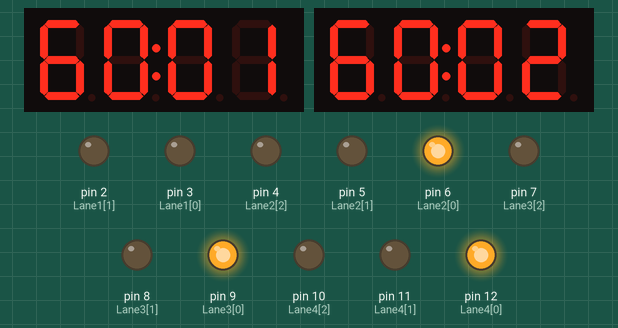
This sketch was run on a simulated Arduino Uno, built with avr-gcc and run on an emulated ATmega328P. On the bench: 2 × 4-digit seven-segment display, output pins drawn as LEDs (lit = HIGH). Pins used as bus, display or sensor lines are not drawn.

Above: at 0.1 s.
At 20.1 s:
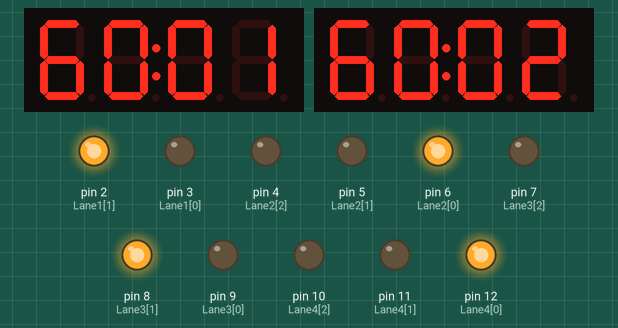
At 40.1 s:
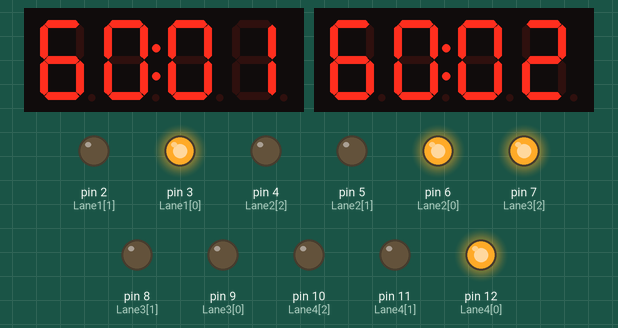
At 60.1 s:
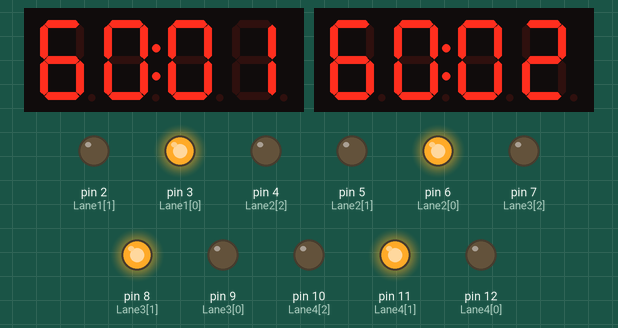
At 80.1 s:
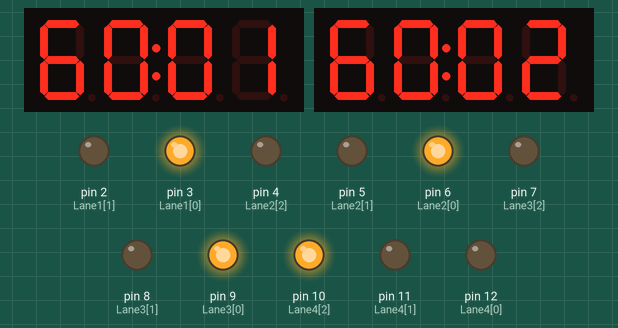
At 120.1 s:
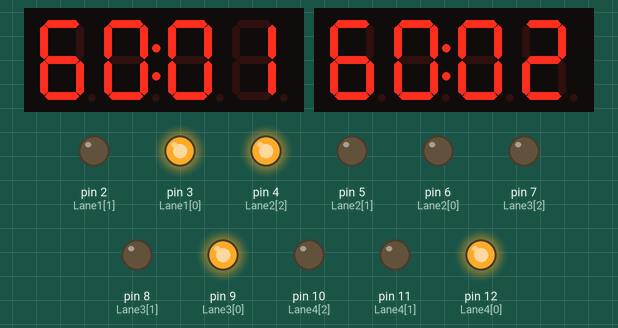
Timing chart, 0 to 121.6 s (numbered marks = the images above):
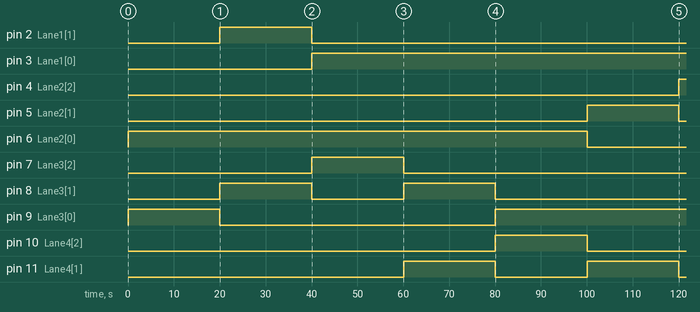

Measured:
- by itself, pin 2 (Lane1[1]): LOW → HIGH at 20.0 s, → LOW 20.0 s later
- by itself, pin 3 (Lane1[0]): LOW → HIGH at 40.0 s
- by itself, pin 4 (Lane2[2]): LOW → HIGH at 120 s
- by itself, pin 5 (Lane2[1]): LOW → HIGH at 100 s, → LOW 20.0 s later
- by itself, pin 6 (Lane2[0]): LOW → HIGH at 0.04 s, → LOW 100 s later
- by itself, pin 7 (Lane3[2]): LOW → HIGH at 40.0 s, → LOW 20.0 s later
- by itself, pin 8 (Lane3[1]): alternates HIGH for 20.0 s and LOW for 20.0 s, 4 changes in all, then stays LOW
- by itself, pin 9 (Lane3[0]): LOW → HIGH at 0.04 s, → LOW 20.0 s later, → HIGH 60.0 s later

The sketch:

Traffic_Final_na_Gd.ino
```cpp
#include <TimerOne.h>
//#include <avr/pgmspace.h>
#include "TM1637.h"
#define ON 1
#define OFF 0

int8_t TimeDisp[] = {0x00,0x00,0x00,0x00};
unsigned char ClockPoint = 1;
unsigned char Update;
unsigned char Update1;
unsigned char microsecond_10 = 0;
unsigned char second=60;
unsigned char _microsecond_10 = 0;
unsigned char _second=60;
//unsigned int eepromaddr;
//boolean Flag_ReadTime;

#define CLK 14//pins definitions for TM1637 and can be changed to other ports
#define DIO 18
TM1637 tm1637(CLK,DIO);
#define CLK1 17//pins definitions for TM1637 and can be changed to other ports
#define DIO1 19
TM1637 tm16371(CLK1,DIO1);


int Lane1[] = {3,2,1}; // Lane 1 Red, Yellow and Green
int Lane2[] = {6,5,4};// Lane 2 Red, Yellow and Green
int Lane3[] = {9,8,7};// Lane 3 Red, Yellow and Green
int Lane4[] = {12,11,10};// Lane 4 Red, Yellow and Green


void setup()
{
  for (int i = 0; i < 3; i++)
  {
    pinMode(Lane1[i], OUTPUT);
    pinMode(Lane2[i], OUTPUT);
    pinMode(Lane3[i], OUTPUT);
    pinMode(Lane4[i], OUTPUT);
  }
  for (int i = 0; i < 3; i++)
  {
    digitalWrite(Lane1[i], LOW);
    digitalWrite(Lane2[i], LOW);
    digitalWrite(Lane3[i], LOW);
    digitalWrite(Lane4[i], LOW);
  }
  Serial.begin(9600);
  tm1637.set(BRIGHT_TYPICAL);//BRIGHT_TYPICAL = 2,BRIGHT_DARKEST = 0,BRIGHTEST = 7;
  tm1637.init();
  Timer1.initialize(10000);//timing for 10ms
  Timer1.attachInterrupt(TimingISR);//declare the interrupt serve routine:TimingISR
  Timer1.attachInterrupt(TimingISR1);//declare the i

  tm16371.set(BRIGHT_TYPICAL);//BRIGHT_TYPICAL = 2,BRIGHT_DARKEST = 0,BRIGHTEST = 7;
  tm16371.init();


  Timer1.attachInterrupt(TimingISR1);//declare the interrupt serve routine:TimingISR
  if(Update == ON)
  {
    TimeUpdate();
    tm1637.display(TimeDisp);
    TimeUpdate1();
    tm16371.display(TimeDisp);


  }
}

void loop() {

  digitalWrite(Lane1[2], HIGH);
  digitalWrite(Lane3[0], HIGH);
  digitalWrite(Lane4[0], HIGH);
  digitalWrite(Lane2[0], HIGH);
delay(20000);
  digitalWrite(Lane1[2], LOW);
  digitalWrite(Lane3[0], LOW);
  digitalWrite(Lane1[1], HIGH);
  digitalWrite(Lane3[1], HIGH);
delay(20000);
  digitalWrite(Lane1[1], LOW);
  digitalWrite(Lane3[1], LOW);
  digitalWrite(Lane1[0], HIGH);
  digitalWrite(Lane3[2], HIGH);
delay(20000);
  digitalWrite(Lane3[2], LOW);
  digitalWrite(Lane4[0], LOW);
  digitalWrite(Lane3[1], HIGH);
  digitalWrite(Lane4[1], HIGH);
delay(20000);
  digitalWrite(Lane3[1], LOW);
  digitalWrite(Lane4[1], LOW);
  digitalWrite(Lane3[0], HIGH);
  digitalWrite(Lane4[2], HIGH);
delay(20000);
  digitalWrite(Lane4[2], LOW);
  digitalWrite(Lane2[0], LOW);
  digitalWrite(Lane4[1], HIGH);
  digitalWrite(Lane2[1], HIGH);
delay(20000);
  digitalWrite(Lane4[1], LOW);
  digitalWrite(Lane2[1], LOW);
  digitalWrite(Lane4[0], HIGH);
  digitalWrite(Lane2[2], HIGH);
delay(20000);
  digitalWrite(Lane1[0], LOW);
  digitalWrite(Lane2[2], LOW);
  digitalWrite(Lane1[1], HIGH);
  digitalWrite(Lane2[1], HIGH);
delay(20000);
  digitalWrite(Lane2[1], LOW);
  digitalWrite(Lane1[1], LOW);
 }
 void TimingISR()
{
  microsecond_10 ++;
  Update = ON;
  if(microsecond_10 == 100){
    second --;
    if(second == 0)
    {
      second = 60;
    }
    microsecond_10 = 0;

  }
  ClockPoint = (~ClockPoint) & 0x01;
   _microsecond_10 = microsecond_10;
    _second = second;
}
void TimingISR1()
{
  microsecond_10 ++;
  Update = ON;
  if(microsecond_10 == 100){
    second --;
    if(second == 0)
    {
      second = 60;
    }
    microsecond_10 = 0;

  }
  ClockPoint = (~ClockPoint) & 0x01;
   _microsecond_10 = microsecond_10;
    _second = second;
}
void TimingISR2()
{
  microsecond_10 ++;
  Update = ON;
  if(microsecond_10 == 100){
    second --;
    if(second == 0)
    {
      second = 60;
    }
    microsecond_10 = 0;

  }
  ClockPoint = (~ClockPoint) & 0x01;
   _microsecond_10 = microsecond_10;
    _second = second;
}
void TimingISR3()
{
  microsecond_10 ++;
  Update = ON;
  if(microsecond_10 == 100){
    second --;
    if(second == 0)
    {
      second = 60;
    }
    microsecond_10 = 0;

  }
  ClockPoint = (~ClockPoint) & 0x01;
   _microsecond_10 = microsecond_10;
    _second = second;
}
void TimeUpdate(void)
{
  if(ClockPoint)tm1637.point(POINT_ON);//POINT_ON = 1,POINT_OFF = 0;
  else tm1637.point(POINT_ON);
  TimeDisp[2] = _microsecond_10 / 10;
  TimeDisp[3] = _microsecond_10 % 10;
  TimeDisp[0] = _second / 10;
  TimeDisp[1] = _second % 10;
  Update = OFF;
}
void TimeUpdate1(void)
{
  if(ClockPoint)tm16371.point(POINT_ON);//POINT_ON = 1,POINT_OFF = 0;
  else tm16371.point(POINT_ON);
  TimeDisp[2] = _microsecond_10 / 10;
  TimeDisp[3] = _microsecond_10 % 10;
  TimeDisp[0] = _second / 10;
  TimeDisp[1] = _second % 10;
  Update = OFF;
}
```
